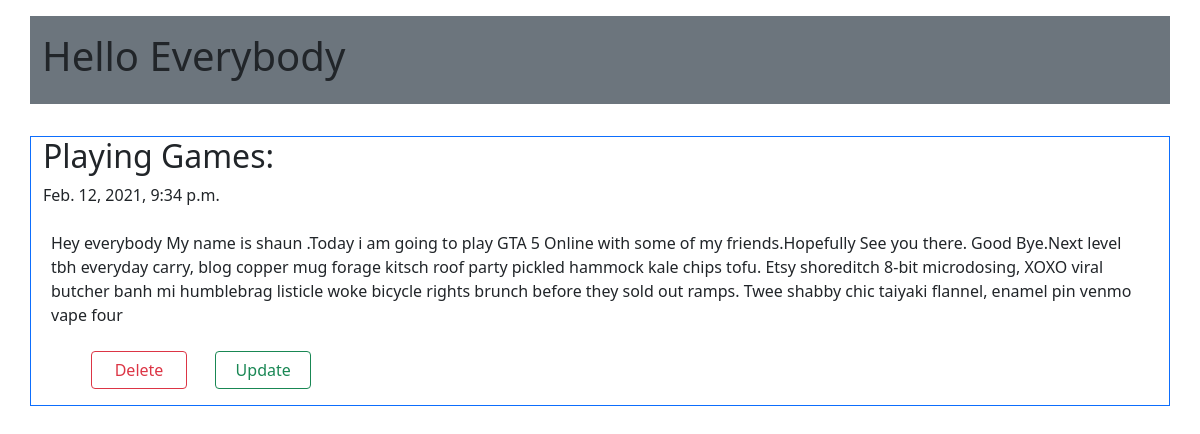
/detail_form/3/, run on the app's committed database.
### todo/models.py (models this page shows, shortened)
class Work(models.Model):
    title = models.CharField(max_length=100)
    date = models.DateTimeField(default=datetime.datetime.now())
    description = models.TextField(null=False,blank=False)

### todo/views.py (the view)
# urls.py: path('detail_form/<int:pk>/',views.detail_todo,name="det_form"),
def detail_todo(request,pk):
    detail= Work.objects.get(id=pk)
    context={
        'de_form':detail
    }
    return render(request,'todo/detail_todo.html',context)

### todo/templates/todo/detail_todo.html
{% extends 'todo/base.html' %}
{% block content %}
<nav class="container py-3 my-3 bg-secondary">
    <h1>Hello Everybody</h1>
</nav>
<div class="container">
<div class="row ">
    <div class=" border border-primary my-3 " style="height:20vh width:20vw">
    <h2 class="pl-1" > {{ de_form.title }}: </h2>
    <p>{{ de_form.date }}</p>
    <p class="p-2">{{ de_form.description }}</p>
    <div class="container my-3">
        <a class="btn btn-outline-danger mx-4" style="width:6rem;" href="{% url 'dele_form' de_form.pk %}">Delete</a>
        <a class="btn btn-outline-success" style="width:6rem;" href="{% url 'up_form' de_form.pk %}">Update</a>
    </div>
    </div>
</div>
    </div>
{% endblock content %}

### data on the page
Work: title "Playing Games", date "Feb. 12, 2021, 9:34 p.m.", description "Hey everybody My name is shaun .Today i am going to play GTA 5 Online with some of my friends.Hopefully See you there. Good Bye.Next level tbh everyday carry, blog copper mug forage kitsch roof party pickled hammock kale chips tofu. Etsy shoreditch 8-bit microdosing, XOXO viral butcher banh mi humblebrag listicle woke bicycle rights brunch before they sold out ramps. Twee shabby chic taiyaki flannel, enamel pin venmo vape four"
